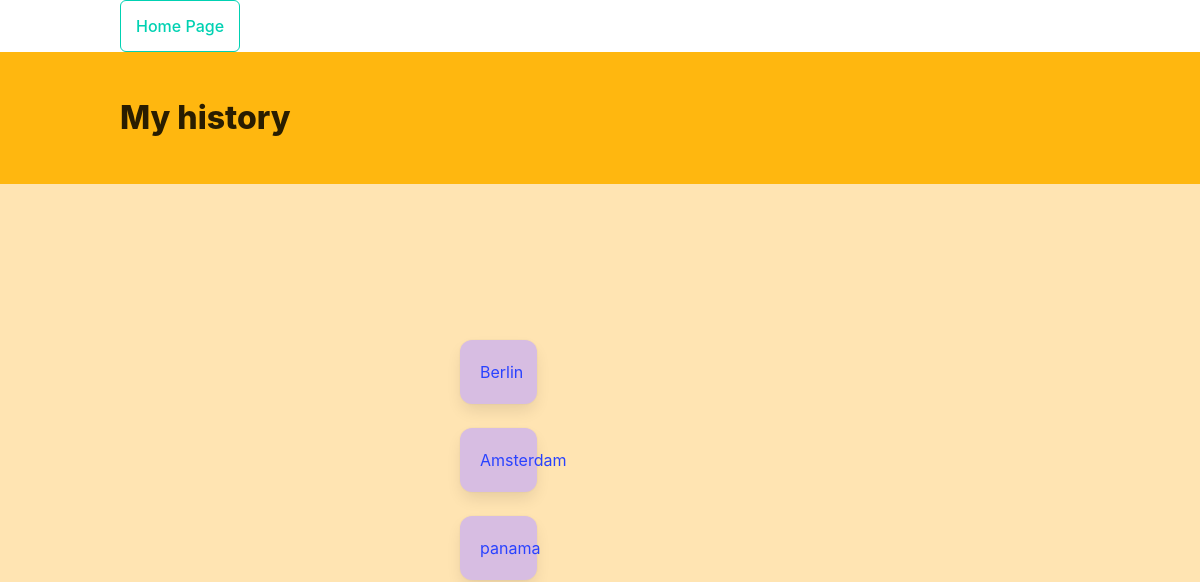
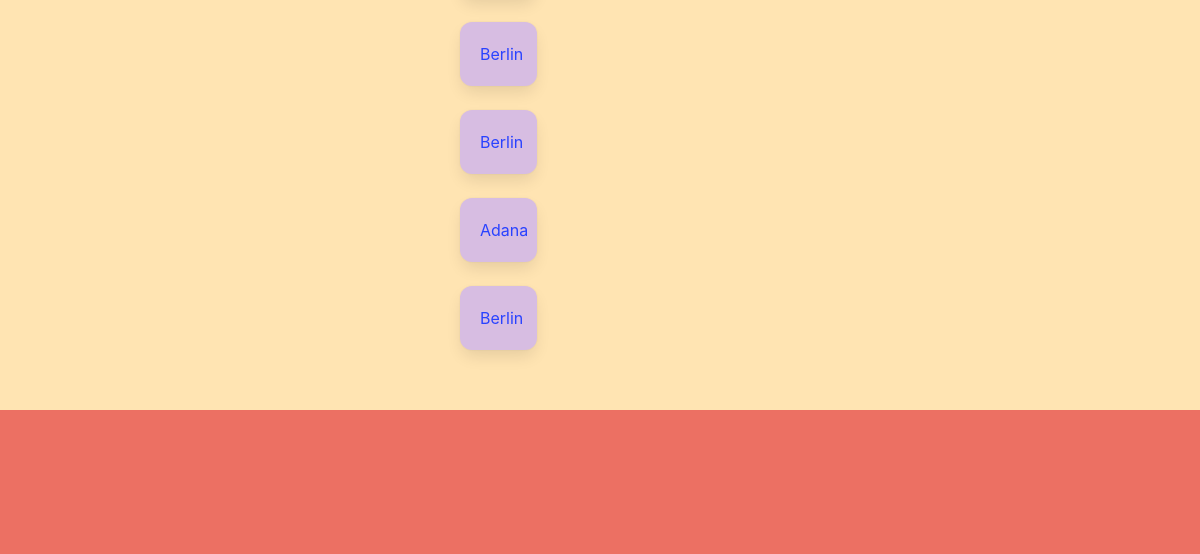
Before: /citys/ with the older database file (2 pictures, top to bottom).
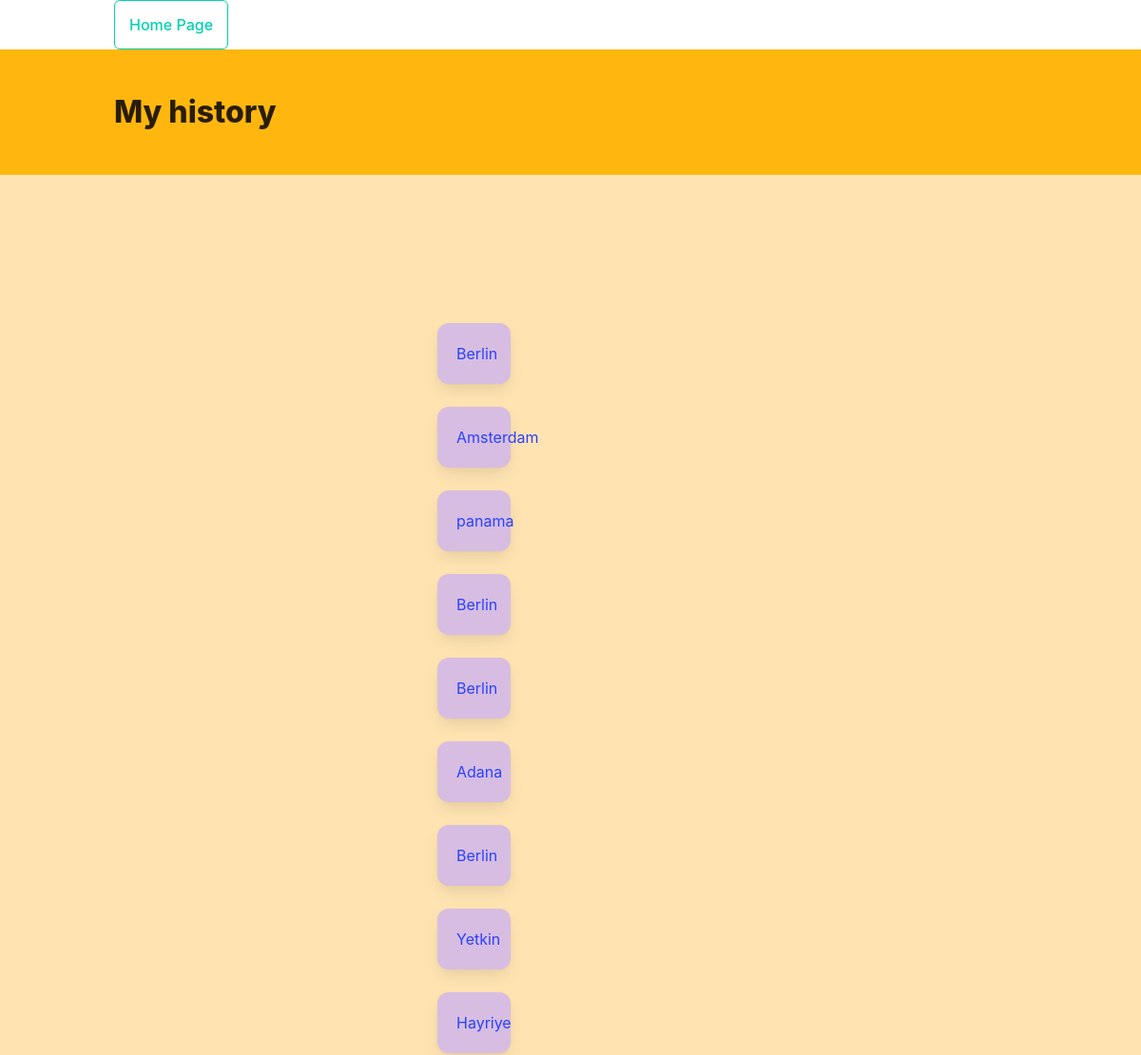
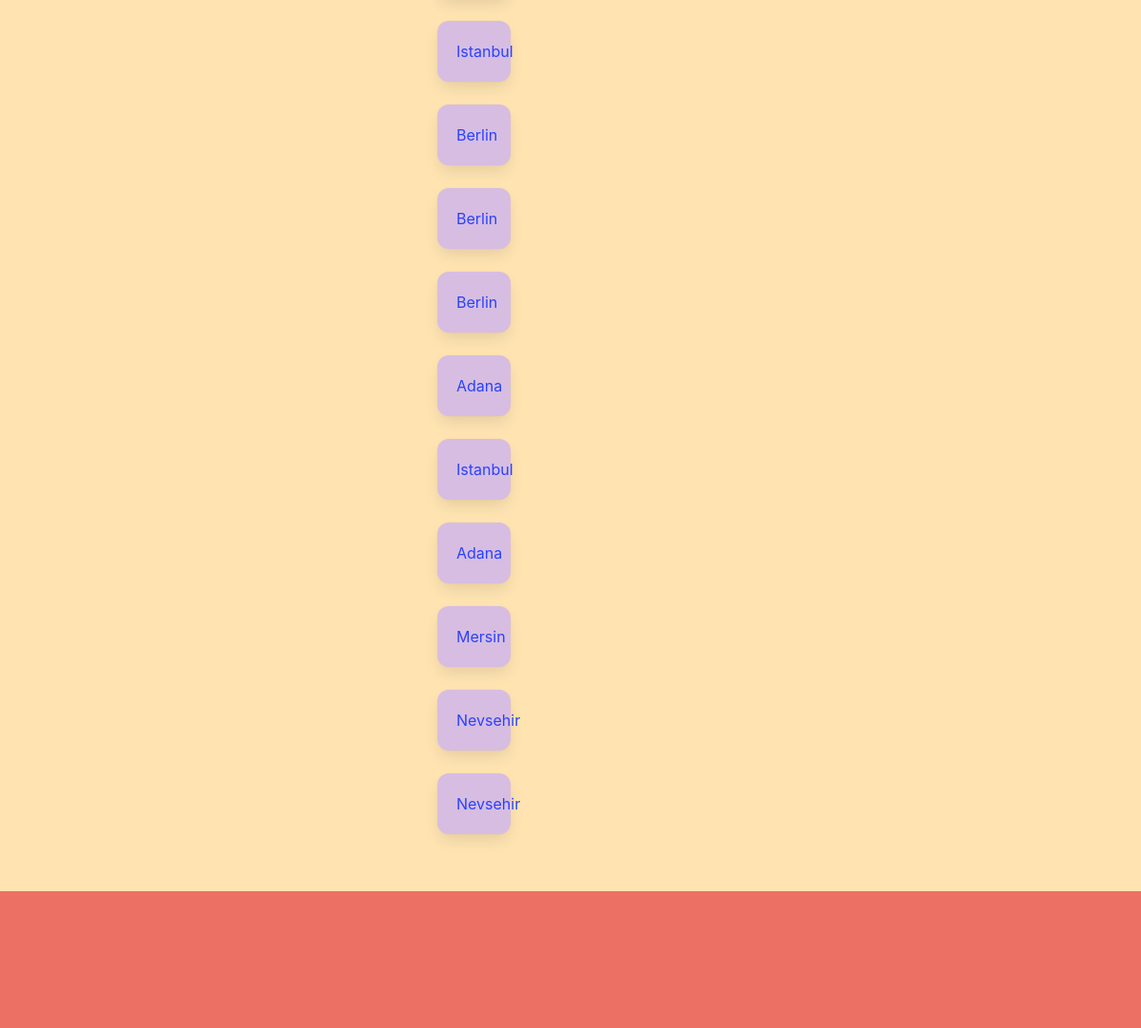
After: the same page with the newer database file (2 pictures, top to bottom).
### main/models.py (models this page shows, shortened)
class City(models.Model):
    name = models.CharField(max_length=100)
    temperature = models.FloatField(default=0)
    description = models.CharField(max_length=200)
    icon = models.CharField(max_length=20)

### main/views.py (the view)
# urls.py: path('citys/', views.CityListView.as_view(), name='citys'), #list of cities i have
class CityListView(ListView):
    model = City

### main/templates/main/city_list.html (shortened to what this page needs)
<!DOCTYPE html>
<html lang="en">
<head>
    {% load static %}
    <link rel="stylesheet" href="https://cdn.jsdelivr.net/npm/bulma@1.0.0/css/bulma.min.css" />
</head>
<body>
    <nav class="navbar">
        <div class="container">
            <a class="button is-primary is-outlined" href="{% url 'main:home' %}">Home Page</a>
        </div>
    </nav>
    <section class="hero is-warning">
        <div class="hero-body">
            <div class="container">
                <h1 class="title">
                    My history
                </h1>
            </div>
        </div>
    </section>
    <section class="section">
        <div class="container">
            <div class="columns">
                <div class="column is-offset-4 is-4">
                </div>
            </div>
        </div>
    </section>
    <section class="section">
        <div class="container">
            <div class="columns">
                <div class="column is-offset-4 is-4">
                    {% for city in object_list %}
                    <div class="column is-one-third">
                        <div class="box">
                            <a href="{% url 'main:city_detail' city.pk %}">{{ city.name }}</a>
                        </div>
                    </div>
                    {% endfor %}
                </div>
            </div>
        </div>
    </section>
    <footer class="footer">
    </footer>
</body>
</html>

### main/templates/main/city_list.html (style rules this page uses)
body { background-color: #FFE4B2; }
.footer { background-color: #EC7063; }
.box { background-color: #D7BDE2; color: #17202A; }

Changed rows visible on the page:
added City: name "Yetkin"
added City: name "Hayriye"
added City: name "Istanbul"
added City: name "Berlin"
added City: name "Berlin"
added City: name "Berlin"
added City: name "Adana"
added City: name "Istanbul"
added City: name "Adana"
added City: name "Mersin"
added City: name "Nevsehir"
added City: name "Nevsehir"
